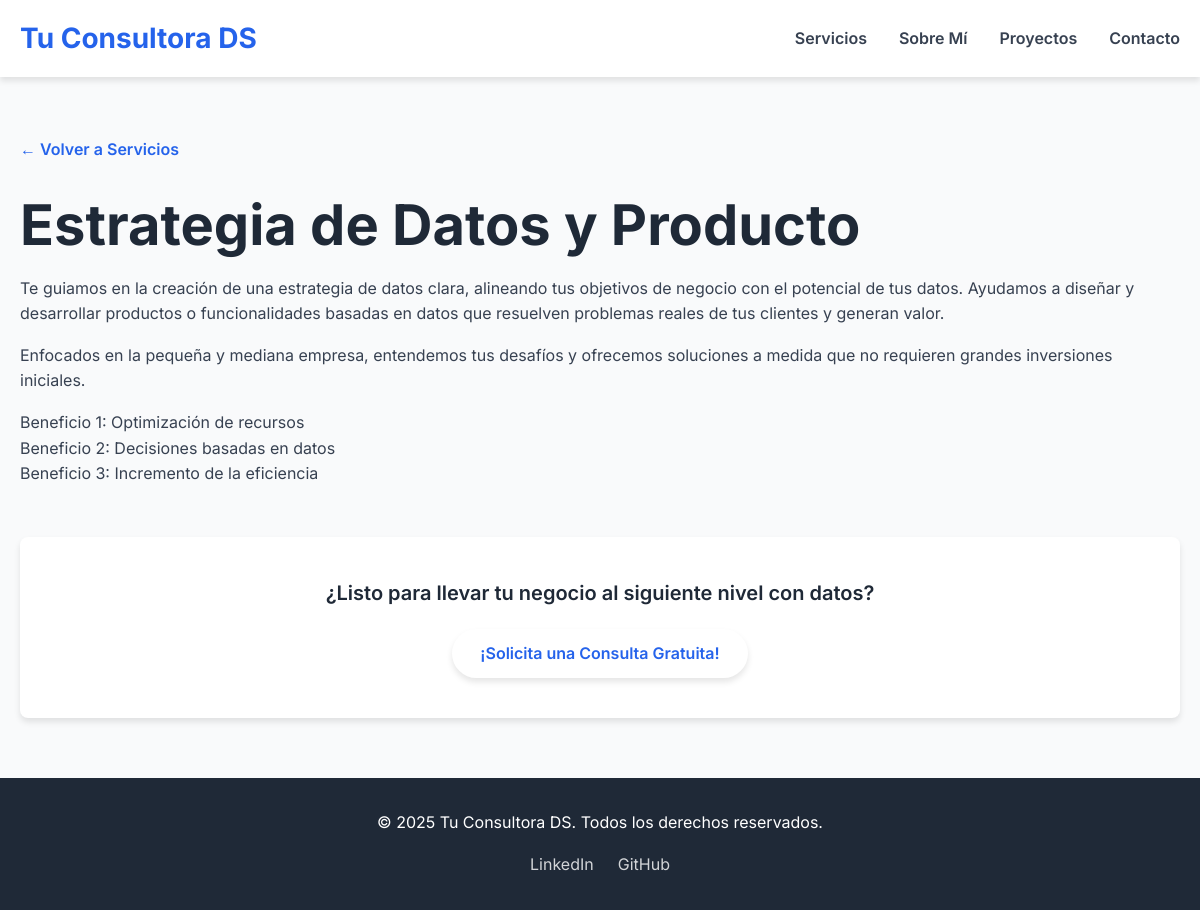
The page /service/4 on the database its author committed.
### app.py (models this page shows, shortened)
class Service(db.Model):
    id = db.Column(db.Integer, primary_key=True)
    title = db.Column(db.String(100), nullable=False)
    short_description = db.Column(db.String(250), nullable=False) # Descripción corta para la tarjeta
    full_description = db.Column(db.Text, nullable=False) # Descripción detallada para la página del servicio
    icon = db.Column(db.String(50), nullable=True) # Opcional: para un icono visual

### app.py (the view)
@app.route('/service/<int:service_id>')
def service_detail(service_id):
    service = Service.query.get_or_404(service_id)
    return render_template('service_detail.html', service=service)

### templates/service_detail.html (shortened to what this page needs)
<!DOCTYPE html>
<html lang="es">
<head>
    <link rel="stylesheet" href="{{ url_for('static', filename='css/style.css') }}">
</head>
<body class="detail-page-body">
    <header>
        <div class="container">
            <a href="{{ url_for('index') }}" class="logo">Tu Consultora DS</a>
            <nav>
                <ul>
                    <li><a href="{{ url_for('index') }}#services">Servicios</a></li>
                    <li><a href="{{ url_for('index') }}#about">Sobre Mí</a></li>
                    <li><a href="{{ url_for('index') }}#projects">Proyectos</a></li>
                    <li><a href="{{ url_for('index') }}#contact">Contacto</a></li>
                </ul>
            </nav>
        </div>
    </header>
    <section id="service-detail" class="detail-section">
        <div class="container">
            <a href="{{ url_for('index') }}#services" class="back-link">&larr; Volver a Servicios</a>
            <h1>{{ service.title }}</h1>
            <div class="service-description-full">
                <p>{{ service.full_description }}</p>
                <p>Enfocados en la pequeña y mediana empresa, entendemos tus desafíos y ofrecemos soluciones a medida que no requieren grandes inversiones iniciales.</p>
                <ul>
                    <li>Beneficio 1: Optimización de recursos</li>
                    <li>Beneficio 2: Decisiones basadas en datos</li>
                    <li>Beneficio 3: Incremento de la eficiencia</li>
                </ul>
                </div>
            <div class="cta-detail-page">
                <p>¿Listo para llevar tu negocio al siguiente nivel con datos?</p>
                <a href="{{ url_for('index') }}#contact" class="btn btn-primary">¡Solicita una Consulta Gratuita!</a>
            </div>
        </div>
    </section>
    <footer>
        <div class="container">
            <p>&copy; 2025 Tu Consultora DS. Todos los derechos reservados.</p>
            <div class="social-links">
                <a href="#">LinkedIn</a>
                <a href="#">GitHub</a>
            </div>
        </div>
    </footer>
</body>
</html>

### static/css/style.css (style rules this page uses)
:root { --primary-color: #2563eb; --secondary-color: #1d4ed8; --text-color: #374151; --light-gray: #f9fafb; --medium-gray: #e5e7eb; --dark-gray: #1f2937; --white: #ffffff; --shadow: 0 4px 6px rgba(0, 0, 0, 0.1); }
* { margin: 0; padding: 0; box-sizing: border-box; }
body { font-family: 'Inter', sans-serif; line-height: 1.6; color: var(--text-color); background-color: var(--light-gray); -webkit-font-smoothing: antialiased; }
.container { max-width: 1200px; margin: 0 auto; padding: 0 20px; }
h1, h2, h3 { font-weight: 700; color: var(--dark-gray); margin-bottom: 1rem; }
h1 { font-size: 3.5rem; line-height: 1.2; }
p { margin-bottom: 1rem; }
a { text-decoration: none; color: var(--primary-color); transition: color 0.3s ease; }
ul { list-style: none; }
.btn { display: inline-block; padding: 12px 28px; border-radius: 9999px; font-weight: 600; text-align: center; transition: all 0.3s ease; border: none; cursor: pointer; }
.btn-primary { background-color: var(--white); color: var(--primary-color); box-shadow: var(--shadow); }
header { background-color: var(--white); box-shadow: var(--shadow); padding: 1rem 0; position: sticky; top: 0; z-index: 1000; }
header .container { display: flex; justify-content: space-between; align-items: center; }
.logo { font-size: 1.75rem; font-weight: 700; color: var(--primary-color); }
nav ul { display: flex; gap: 2rem; }
nav ul li a { color: var(--text-color); font-weight: 600; }
footer { background-color: var(--dark-gray); color: var(--white); padding: 32px 0; text-align: center; }
.social-links { margin-top: 1rem; display: flex; justify-content: center; gap: 1.5rem; }
.social-links a { color: var(--white); opacity: 0.8; }
.detail-page-body { background-color: var(--white); }
.detail-section { padding: 60px 0; background-color: var(--light-gray); }
.back-link { display: inline-block; margin-bottom: 30px; font-weight: 600; color: var(--primary-color); transition: transform 0.2s ease; }
.cta-detail-page { text-align: center; padding: 40px 20px; background-color: var(--white); border-radius: 8px; box-shadow: var(--shadow); margin-top: 50px; }
.cta-detail-page p { font-size: 1.25rem; margin-bottom: 20px; color: var(--dark-gray); font-weight: 600; }

### rows shown on the page
Service: title "Estrategia de Datos y Producto", full_description "Te guiamos en la creación de una estrategia de datos clara, alineando tus objetivos de negocio con el potencial de tus datos. Ayudamos a diseñar y desarrollar productos o funcionalidades basadas en datos que resuelven problemas reales de tus clientes y generan valor."
